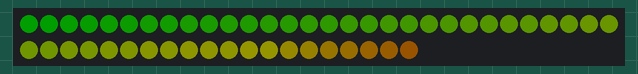
A sketch run on a simulated Arduino Uno, built with avr-gcc and run on an emulated ATmega328P. Parts: 50 RGB LEDs in strip order, left to right, continuing on the next row. Dim RGB values are drawn brighter than linear; colours are those a GRB WS2812 strip shows for the declared byte order; what the sketch prints to the serial monitor is not drawn.

Above: at 0.15 s.
At 4.09 s:
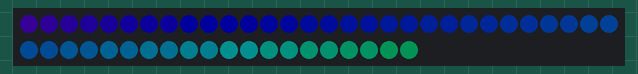
At 9.85 s:
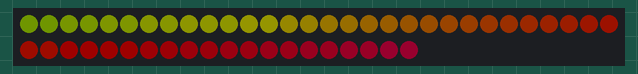
At 19.85 s:
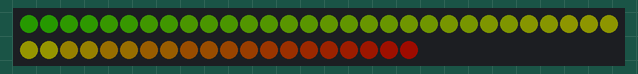
At 29.54 s:
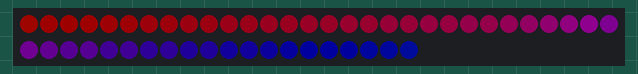
At 39.82 s:
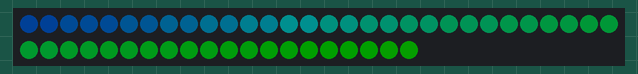

The sketch:

Acid_Test_2.ino
```cpp
#include <FastLED.h>

#define NUM_LEDS 50
#define DATA_PIN 3
float hue;
float inc = 0;
float noisePos = 0;
CRGB leds[NUM_LEDS];

void setup() {
  Serial.begin(57600);
  Serial.println("resetting");
  LEDS.addLeds<WS2812, DATA_PIN, RGB>(leds, NUM_LEDS);
  LEDS.setBrightness(30);
  hue = 0;
}

void loop() {

  float toAdd = map(inoise8(noisePos), 0, 255, -2, 7);
  noisePos += .03; // how fast the variablaity changes
  inc += toAdd; // controls speed, make it randomize between range of 1 to 4
  hue = inc;

  for (int i = 0; i < NUM_LEDS; i++) {
    leds[i] = CHSV(hue, 255, 255);
    hue += 1.5; // incremenration of hues in the strip
  }

  FastLED.show();
  //  delay(60);
}
```
